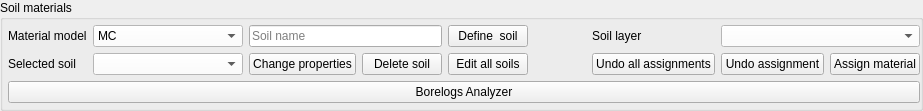
              <widget class="QGroupBox" name="groupBox_4">
               <property name="title">
                <string>Soil materials</string>
               </property>
               <layout class="QGridLayout" name="gridLayout_7">
                <property name="leftMargin">
                 <number>5</number>
                </property>
                <property name="topMargin">
                 <number>5</number>
                </property>
                <property name="rightMargin">
                 <number>0</number>
                </property>
                <property name="bottomMargin">
                 <number>5</number>
                </property>
                <item row="1" column="5">
                 <widget class="QPushButton" name="pushButton_67">
                  <property name="text">
                   <string>Delete soil</string>
                  </property>
                 </widget>
                </item>
                <item row="0" column="6">
                 <widget class="QPushButton" name="pushButton_3">
                  <property name="text">
                   <string>Define  soil</string>
                  </property>
                 </widget>
                </item>
                <item row="2" column="0" colspan="13">
                 <widget class="QPushButton" name="pushButton_121">
                  <property name="text">
                   <string>Borelogs Analyzer</string>
                  </property>
                 </widget>
                </item>
                <item row="1" column="6">
                 <widget class="QPushButton" name="pushButton_144">
                  <property name="text">
                   <string>Edit all soils</string>
                  </property>
                 </widget>
                </item>
                <item row="1" column="4">
                 <widget class="QPushButton" name="pushButton_47">
                  <property name="text">
                   <string>Change properties</string>
                  </property>
                 </widget>
                </item>
                <item row="0" column="1" colspan="3">
                 <widget class="QComboBox" name="comboBox_3">
                  <property name="styleSheet">
                   <string notr="true">background-color:rgb(255, 255, 255)</string>
                  </property>
                  <item>
                   <property name="text">
                    <string>MC</string>
                   </property>
                  </item>
                  <item>
                   <property name="text">
                    <string>HS</string>
                   </property>
                  </item>
                  <item>
                   <property name="text">
                    <string>HSsmall</string>
                   </property>
                  </item>
                  <item>
                   <property name="text">
                    <string>LE</string>
                   </property>
                  </item>
                 </widget>
                </item>
                <item row="0" column="0">
                 <widget class="QLabel" name="label_7">
                  <property name="text">
                   <string>Material model</string>
                  </property>
                 </widget>
                </item>
                <item row="1" column="1" colspan="3">
                 <widget class="QComboBox" name="comboBox_18">
                  <property name="minimumSize">
                   <size>
                    <width>150</width>
                    <height>0</height>
                   </size>
                  </property>
                  <property name="styleSheet">
                   <string notr="true">background-color:rgb(255, 255, 255)</string>
                  </property>
                 </widget>
                </item>
                <item row="1" column="12">
                 <widget class="QPushButton" name="pushButton_5">
                  <property name="text">
                   <string>Assign material</string>
                  </property>
                 </widget>
                </item>
                <item row="1" column="0">
                 <widget class="QLabel" name="label_65">
                  <property name="text">
                   <string>Selected soil</string>
                  </property>
                 </widget>
                </item>
                <item row="0" column="4" colspan="2">
                 <widget class="QLineEdit" name="lineEdit_55">
                  <property name="inputMask">
                   <string/>
                  </property>
                  <property name="text">
                   <string/>
                  </property>
                  <property name="placeholderText">
                   <string>Soil name</string>
                  </property>
                 </widget>
                </item>
                <item row="1" column="8" colspan="2">
                 <spacer name="horizontalSpacer_43">
                  <property name="orientation">
                   <enum>Qt::Horizontal</enum>
                  </property>
                  <property name="sizeHint" stdset="0">
                   <size>
                    <width>40</width>
                    <height>20</height>
                   </size>
                  </property>
                 </spacer>
                </item>
                <item row="0" column="8">
                 <spacer name="horizontalSpacer_10">
                  <property name="orientation">
                   <enum>Qt::Horizontal</enum>
                  </property>
                  <property name="sizeHint" stdset="0">
                   <size>
                    <width>40</width>
                    <height>20</height>
                   </size>
                  </property>
                 </spacer>
                </item>
                <item row="1" column="11">
                 <widget class="QPushButton" name="pushButton_13">
                  <property name="text">
                   <string>Undo assignment</string>
                  </property>
                 </widget>
                </item>
                <item row="1" column="10">
                 <widget class="QPushButton" name="pushButton_146">
                  <property name="text">
                   <string>Undo all assignments</string>
                  </property>
                 </widget>
                </item>
                <item row="0" column="10">
                 <widget class="QLabel" name="label_8">
                  <property name="text">
                   <string>Soil layer</string>
                  </property>
                 </widget>
                </item>
                <item row="0" column="11" colspan="2">
                 <widget class="QComboBox" name="comboBox_4">
                  <property name="styleSheet">
                   <string notr="true">background-color:rgb(255, 255, 255)</string>
                  </property>
                 </widget>
                </item>
               </layout>
              </widget>
